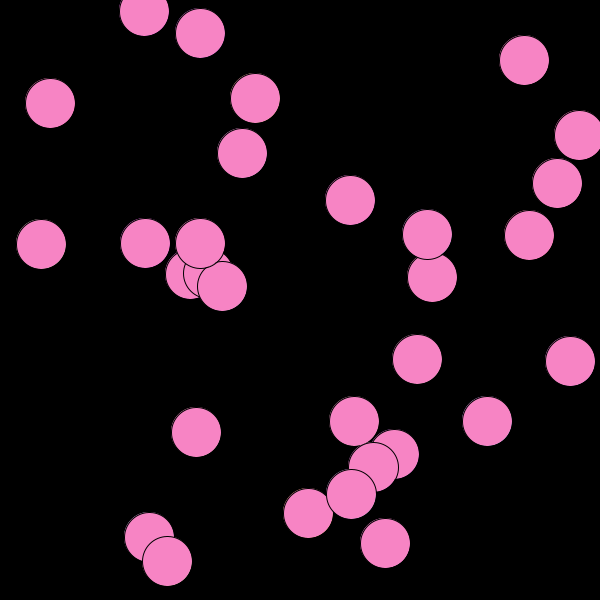
Frame 1 (no input)
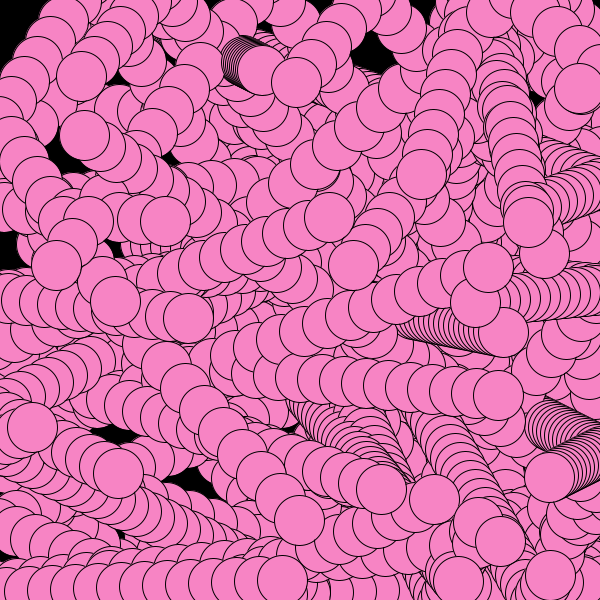
Frame 60 (the mouse pressed at the canvas centre just before this capture)
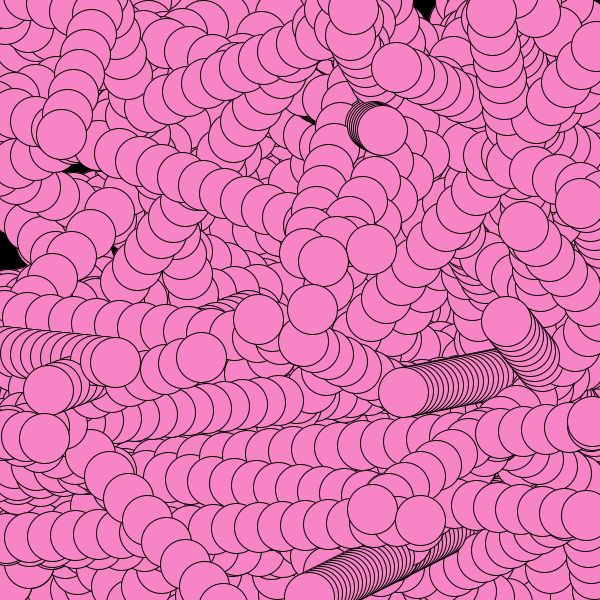
Frame 120 (the mouse held since frame 60 and released just before this capture)

The Processing sketch that drew these frames (run headless with seeded random() and noise(); from frame 60 on, the mouse is pressed at the canvas centre):

// Processing sketch: Chain_Reacts
// ── Chain_Reacts.pde
// DuckSort (Seong Hyeon "Ryan" Kim, Woosuk Lee, Raymond Wu)
// APCS2 pd8
// HW53 -- All That Bouncin’ . . . Break!
// W 2018-05-23

import java.util.ArrayList;

// ArrayList to hold all balls
ArrayList<Ball> allBalls = new ArrayList<Ball>();
//Ball Ryan;

void setup() {
  size(600, 600); // creates 600x600 canvas
  background(0);  // black background
  //Ryan = new Ball(100);
  // create 30 balls
  for (int i = 0; i < 30; i++) {
    Ball newBall = new Ball(100);
    allBalls.add(newBall);
  }
  /*  for (int j = 0; j < 1; j++) {
   Ball newBall = new Ball(100);
   allBalls.add(newBall);
   }
   */
}

void draw() {

  clear();
  for (Ball b : allBalls) {
    //Ryan.move();
    if (b.xPos <= 0 || b.xPos >= 600)
    { 
      b.xVelocity *= -1;
    }
    if (b.yPos <= 0 || b.yPos >= 600)
    { 
      b.yVelocity *= -1;
    }
    ellipse(b.xPos, b.yPos, b.radius/2, b.radius/2);
    b.xPos += b.xVelocity;
    b.yPos += b.yVelocity;
  }
}

// ── Ball.pde
// DuckSort (Seong Hyeon "Ryan" Kim, Woosuk Lee, Raymond Wu)
// APCS2 pd8
// HW53 -- All That Bouncin’ . . . Break!
// W 2018-05-23

class Ball {

  int radius, rScale, gScale, bScale, xVelocity, yVelocity, xPos, yPos;

  Ball(int r) {
    radius = r;
    rScale = (int)(random(256));
    gScale = (int)(random(256));
    bScale = (int)(random(256));
    xVelocity = (int)(random(24)+1);
    yVelocity = (int)(random(24)+1);
    xPos = (int)(random(600));
    yPos = (int)(random(600));
    this.ballColor();
    ellipse(xPos, yPos, radius/2, radius/2);
  }

  void ballColor() {
    color c = color(rScale, gScale, bScale);
    fill(c);
  }

  /*void move() {
   if (xPos <= 0 || xPos >= 600)
   { 
   xVelocity *= -1;
   }
   if (yPos <= 0 || yPos >= 600)
   { 
   yVelocity *= -1;
   }
   ellipse(xPos+xVelocity, yPos+yVelocity, radius/2, radius/2);
   }
   */
}
